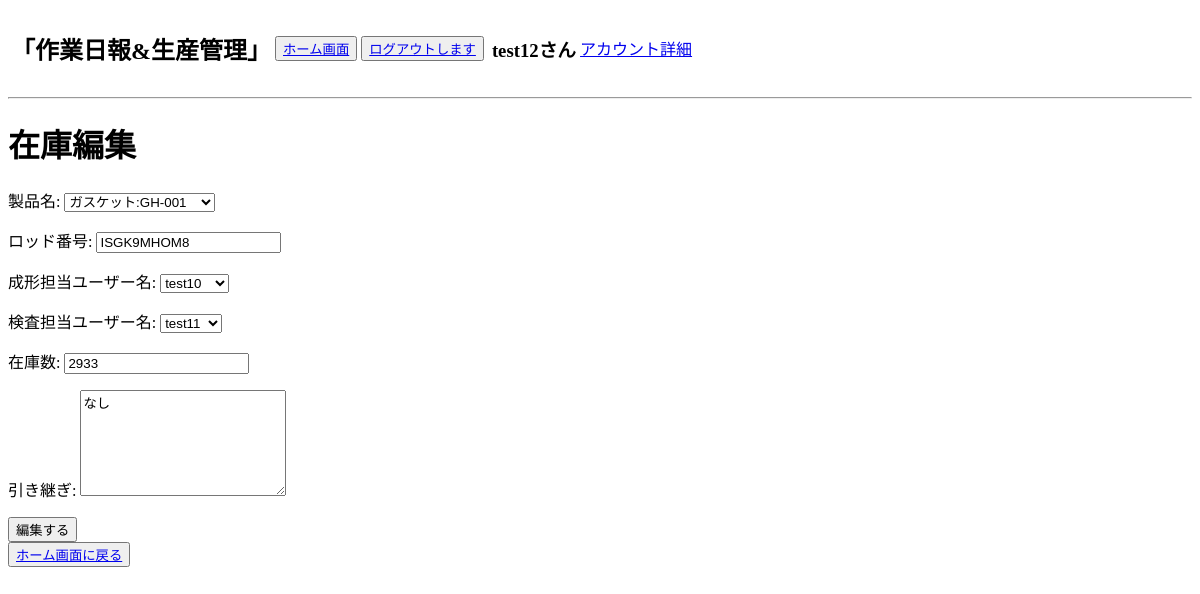
The page /daily_report/stocks/29/edit/ (signed in) on the database as committed earlier.
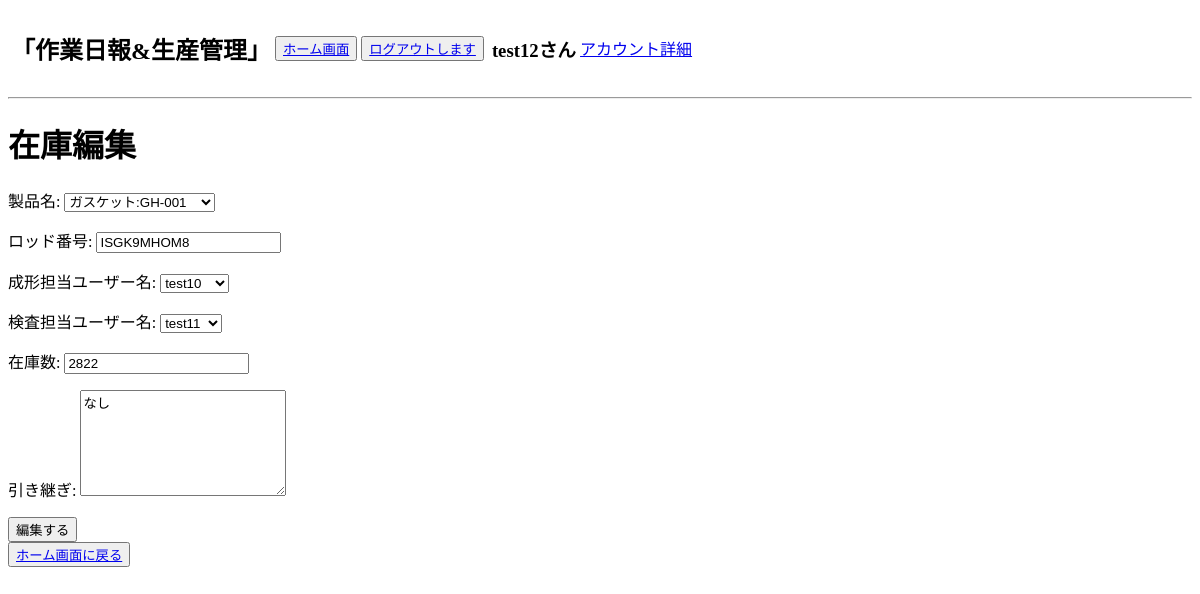
The same page on the database as committed later.
### product_management/models.py (models this page shows, shortened)
class Stock(models.Model):
    product = models.ForeignKey(
        Products, on_delete=models.CASCADE, verbose_name='製品名'
    )
    lot_number = models.CharField(max_length=10, verbose_name='ロッド番号',default='')
    stocks = models.IntegerField(verbose_name="在庫数")
    molding_user = models.ForeignKey(
        Users, on_delete=models.CASCADE, verbose_name='成形担当ユーザー名',null=True,related_name='molding_stock_set',
    )
    molding_time = models.DateTimeField(verbose_name='成形日時', default=datetime(2001, 1, 1, 0, 0, 0))
    inspection_user = models.ForeignKey(
        Users, on_delete=models.CASCADE, verbose_name='検査担当ユーザー名',null=True,related_name='inspection_stock_set',
    )
    memo = models.CharField(max_length=255,verbose_name="引き継ぎメモ",null=True,blank=True)
    created_at = models.DateTimeField(verbose_name='検査日時',auto_now_add=True)
    updated_at = models.DateTimeField(auto_now=True)
    class Meta:
        verbose_name = '在庫'
        db_table = 'stock'

### daily_report/views.py (the view)
# urls.py: path('stocks/<int:pk>/edit/', StockEditView.as_view(), name='stock_edit'),
class StockEditView(LoginRequiredMixin,UpdateView):
    model = Stock
    template_name = os.path.join('stock', 'stock_edit.html')
    form_class = StockEditForm
    success_url = reverse_lazy('daily_report:stock_list')

### daily_report/forms.py (shortened to what this page needs)
class StockEditForm(forms.ModelForm):
    memo = forms.CharField(label='引き継ぎ',initial='なし',widget=forms.Textarea(attrs={'style': 'width: 200px; height: 100px; white-space:nomal;'}))
    stocks = forms.IntegerField(label='在庫数',required = False)
    class Meta:
        model = Stock
        fields = [ 'product','lot_number',
                  'molding_user','inspection_user',
                  'stocks','memo']
    def __init__(self, *args, **kwargs):
        super(StockEditForm, self).__init__(*args, **kwargs)
        for field_name in [ 'product','lot_number']:
            self.fields[field_name].widget.attrs['readonly'] = 'readonly'
        self.fields['molding_user'].queryset = Users.objects.filter(department__name='製造部')
        self.fields['inspection_user'].queryset = Users.objects.filter(department__name='検査部')

### accounts/context_processors.py (called while the page is built)
def my_custom_context(request):
    protocol = 'http' if request.is_secure() else 'https'
    domain = request.get_host()
    return {
        'protocol': protocol,
        'domain': domain,
    }

### daily_report/models.py (called while the page is built)
    def __str__(self):
        return self.name + ':' + self.code

### templates/stock/stock_edit.html (shortened to what this page needs)
{% extends "base.html" %}
{% block content %}
<h1>在庫編集</h1>
<form method="POST" >
    {{ form.as_p }}
    <input type="submit" value="編集する">
</form>
<button><a href="{% url 'daily_report:report_list' %}">ホーム画面に戻る</a></button>
{% endblock %}

Rows that differ between the two databases and show on the page:
changed Stock "ガスケット:GH-001": stocks "2933" → "2822"
